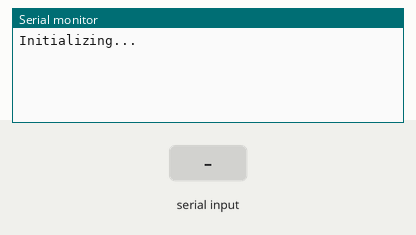
The sketch below on a simulated Arduino Uno, built with avr-gcc and run on an emulated ATmega328P. On the bench: the last lines printed to the serial monitor. The test bench sets the inputs (shaded band).

Above: at 2.2 s.
2.3 s: "1" received over the second serial link
At 3.3 s:
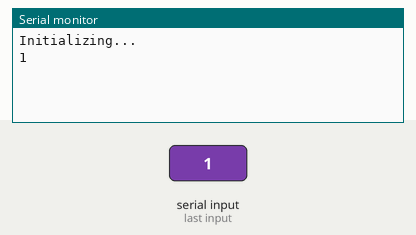
3.8 s: "0" received over the second serial link
At 4.4 s:
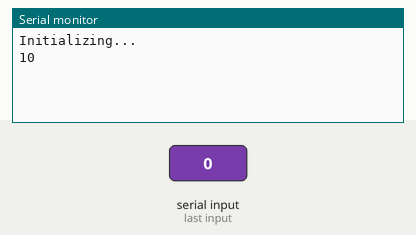

The sketch:

serial_test_2.ino
```cpp
#include <SoftwareSerial.h>


//Create software serial object to communicate with device

//Tx & Rx is connected to Arduino #9 & #8 respectively
SoftwareSerial mySerial(8, 9);


void setup()
{
  //Begin serial communication with Arduino and Arduino IDE (Serial Monitor)
  Serial.begin(9600);

  //Begin serial communication with Arduino and external device
  mySerial.begin(9600);

  Serial.println("Initializing...");
  delay(1000);
}


void loop()
{
  if (mySerial.available()) {
    Serial.write(mySerial.read());
  }
  if (Serial.available()) {
    mySerial.write(Serial.read());
  }
}
```

Measured:
- after the input at 2.3 s, the serial monitor: prints a new line at once (image 1)
- after the input at 3.8 s, the serial monitor: prints a new line at once (image 2)
